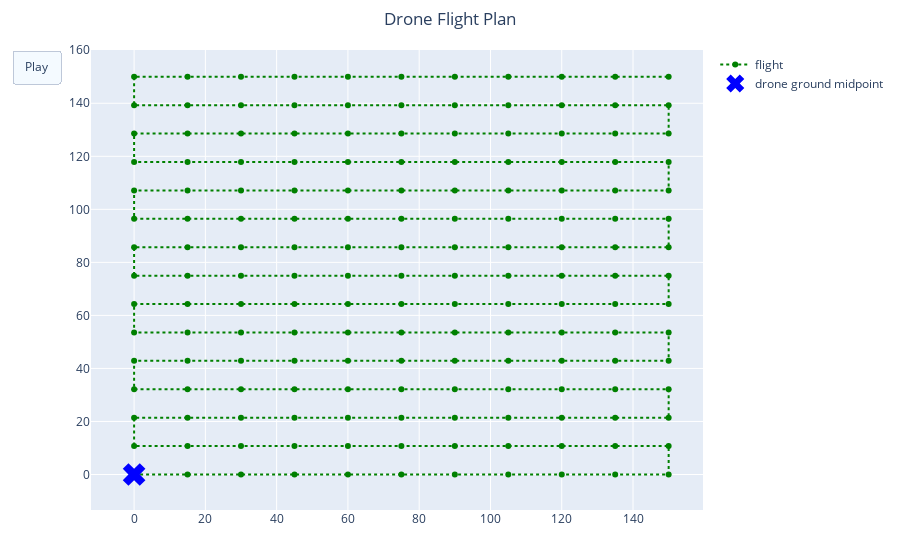

Write notebook code for a chart like this one.
### Markdown cell above
# Week 7: Visualize Flight Plans

This week, we will use a third party plotting framework called [Plotly](https://plotly.com/python/) to visualize our plans. Please follow this [tutorial](https://www.kaggle.com/code/kanncaa1/plotly-tutorial-for-beginners) to gain some basic experience with Plotly, and then come up with your own visualization function. You are free to choose to come up with your own visualization, and use something other than Plotly.

$\color{red}{\text{TODO: }}$ Implement `plot_photo_plan` in `src/visualization.py`

### Code cell
fig = plot_photo_plan(computed_plan)
fig.show()

### Figure 1 — Plotly figure (JSON) as saved in the notebook; plotly's stock layout.template omitted (floating-point values rounded to 4 significant figures; data arrays with more than 128 entries replaced by an {"elided": "..."} marker saying what was removed)
{"data": [{"line": {"dash": "dot"}, "marker": {"color": "green"}, "mode": "lines+markers", "name": "flight", "type": "scatter", "x": {"elided": "165 int values"}, "y": {"elided": "165 float values"}}, {"marker": {"color": "blue", "size": 20, "symbol": "x-dot"}, "mode": "markers", "name": "drone ground midpoint", "text": {"elided": "165 str values"}, "type": "scatter", "x": [0], "y": [0]}], "layout": {"margin": {"b": 50, "l": 50, "r": 50, "t": 50}, "title": {"text": "Drone Flight Plan", "x": 0.5}, "updatemenus": [{"buttons": [{"args": [null, {"frame": {"duration": 1000, "redraw": false}, "fromcurrent": true, "transition": {"duration": 1000}}], "label": "Play", "method": "animate"}], "type": "buttons"}], "xaxis": {"autorange": true, "range": [0, 150], "zeroline": false}, "yaxis": {"autorange": true, "range": [0, 150], "zeroline": false}}}
